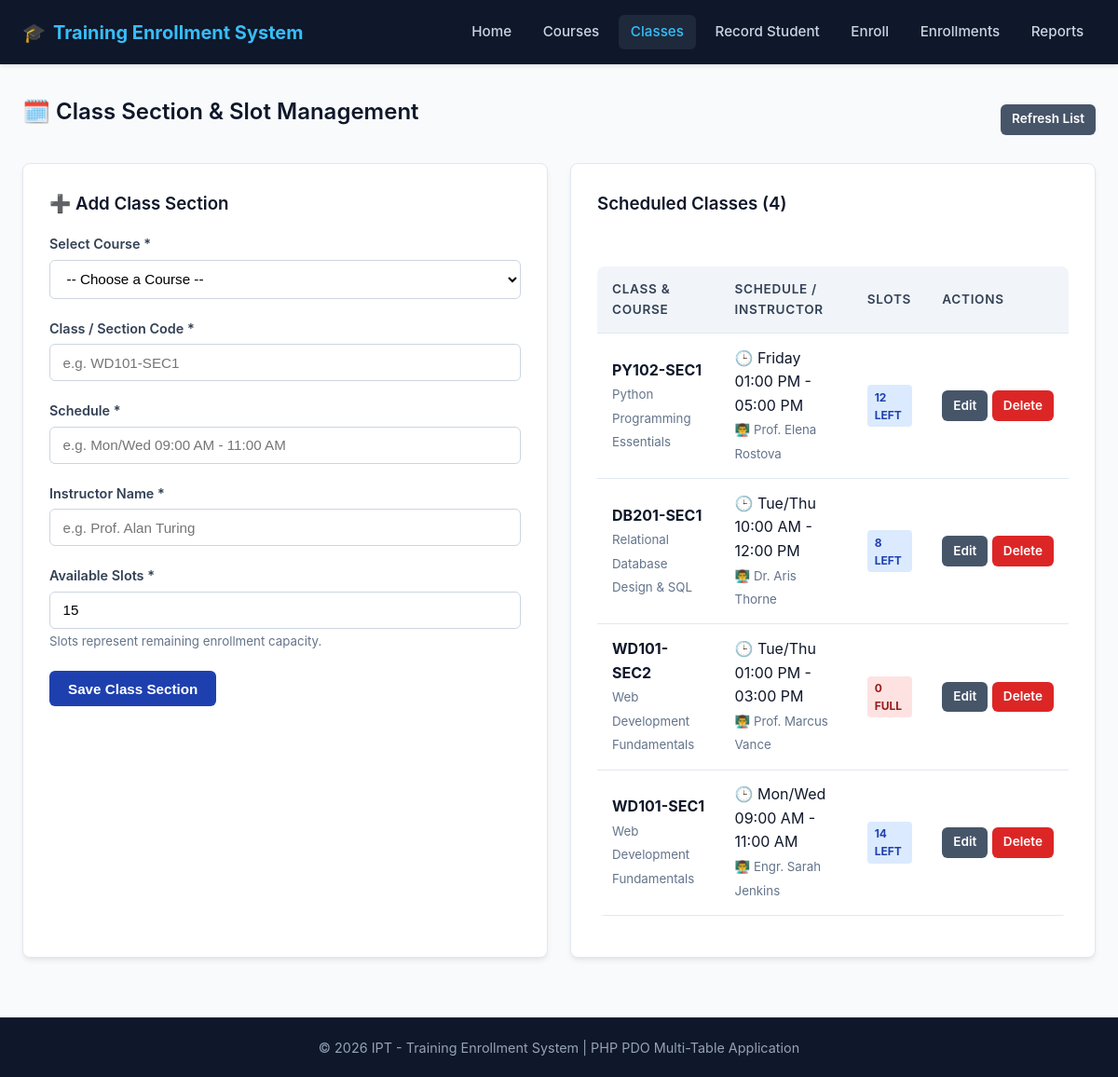
/admin/classes.php, run on the app's committed database.
### tables this page shows
CREATE TABLE `classes` (
  `class_id` int(11) NOT NULL AUTO_INCREMENT,
  `course_id` int(11) NOT NULL,
  `class_code` varchar(20) NOT NULL,
  `schedule` varchar(100) DEFAULT NULL,
  `instructor` varchar(100) DEFAULT NULL,
  `slots` int(11) NOT NULL DEFAULT 0,
  PRIMARY KEY (`class_id`),
  KEY `course_id` (`course_id`),
  CONSTRAINT `classes_ibfk_1` FOREIGN KEY (`course_id`) REFERENCES `courses` (`course_id`) ON DELETE CASCADE
);

CREATE TABLE `courses` (
  `course_id` int(11) NOT NULL AUTO_INCREMENT,
  `course_code` varchar(20) NOT NULL,
  `course_name` varchar(100) NOT NULL,
  `description` text DEFAULT NULL,
  PRIMARY KEY (`course_id`),
  UNIQUE KEY `course_code` (`course_code`)
);

### classes/ClassSection.php (called while the page is built, shortened)
<?php
class ClassSection {
    private $db;
    public function __construct(PDO $db) {
        $this->db = $db;
    }
    public function allWithCourse() {
        $sql = "SELECT c.*, co.course_code, co.course_name
                FROM classes c
                JOIN courses co ON c.course_id = co.course_id
                ORDER BY c.class_id DESC";
        $stmt = $this->db->query($sql);
        return $stmt->fetchAll();
    }
}

### admin/classes.php (the view, shortened to what this page needs)
<?php
require_once __DIR__ . '/../config/db.php';
require_once __DIR__ . '/../classes/ClassSection.php';
$classModel = new ClassSection($db);
$editClass = null;
$classes = $classModel->allWithCourse();
require_once __DIR__ . '/../includes/header.php';
?>
<div class="card-header">
    <h2>🗓️ Class Section & Slot Management</h2>
    <a href="admin/classes.php" class="btn btn-secondary btn-sm">Refresh List</a>
</div>
<div class="grid grid-2">
    <div class="card">
        <h3><?php echo $editClass ? '✏️ Edit Class Section' : '➕ Add Class Section'; ?></h3>
        <form method="POST" action="admin/classes.php">
            <div class="form-group">
                <label for="course_id">Select Course *</label>
                <select id="course_id" name="course_id" class="form-control" required>
                    <option value="">-- Choose a Course --</option>
                </select>
            </div>
            <div class="form-group">
                <label for="class_code">Class / Section Code *</label>
                <input type="text" id="class_code" name="class_code" class="form-control"
                       value="<?php echo htmlspecialchars($editClass['class_code'] ?? ($_POST['class_code'] ?? '')); ?>"
                       placeholder="e.g. WD101-SEC1" required>
            </div>
            <div class="form-group">
                <label for="schedule">Schedule *</label>
                <input type="text" id="schedule" name="schedule" class="form-control"
                       value="<?php echo htmlspecialchars($editClass['schedule'] ?? ($_POST['schedule'] ?? '')); ?>"
                       placeholder="e.g. Mon/Wed 09:00 AM - 11:00 AM" required>
            </div>
            <div class="form-group">
                <label for="instructor">Instructor Name *</label>
                <input type="text" id="instructor" name="instructor" class="form-control"
                       value="<?php echo htmlspecialchars($editClass['instructor'] ?? ($_POST['instructor'] ?? '')); ?>"
                       placeholder="e.g. Prof. Alan Turing" required>
            </div>
            <div class="form-group">
                <label for="slots">Available Slots *</label>
                <input type="number" id="slots" name="slots" min="0" class="form-control"
                       value="<?php echo htmlspecialchars($editClass['slots'] ?? ($_POST['slots'] ?? '15')); ?>" required>
                <small style="color: var(--text-muted);">Slots represent remaining enrollment capacity.</small>
            </div>
            <div style="display: flex; gap: 0.5rem;">
                <button type="submit" class="btn btn-primary">
                    <?php echo $editClass ? 'Update Class' : 'Save Class Section'; ?>
                </button>
            </div>
        </form>
    </div>
    <div class="card">
        <div class="card-header">
            <h3>Scheduled Classes (<?php echo count($classes); ?>)</h3>
        </div>
        <div class="table-responsive">
            <table>
                <thead>
                    <tr>
                        <th>Class & Course</th>
                        <th>Schedule / Instructor</th>
                        <th>Slots</th>
                        <th>Actions</th>
                    </tr>
                </thead>
                <tbody>
                    <?php if (empty($classes)): ?>
                        <tr><td colspan="4" style="text-align: center; color: var(--text-muted);">No class sections scheduled.</td></tr>
                    <?php else: ?>
                        <?php foreach ($classes as $cl): ?>
                            <tr>
                                <td>
                                    <strong><?php echo htmlspecialchars($cl['class_code']); ?></strong><br>
                                    <small style="color: var(--text-muted);"><?php echo htmlspecialchars($cl['course_name']); ?></small>
                                </td>
                                <td>
                                    <div>🕒 <?php echo htmlspecialchars($cl['schedule']); ?></div>
                                    <small style="color: var(--text-muted);">👨‍🏫 <?php echo htmlspecialchars($cl['instructor']); ?></small>
                                </td>
                                <td>
                                    <?php if ($cl['slots'] > 0): ?>
                                        <span class="badge badge-slot slot-available"><?php echo (int)$cl['slots']; ?> left</span>
                                    <?php else: ?>
                                        <span class="badge badge-slot slot-zero">0 Full</span>
                                    <?php endif; ?>
                                </td>
                                <td style="white-space: nowrap;">
                                    <a href="admin/classes.php?edit=<?php echo (int)$cl['class_id']; ?>" class="btn btn-sm btn-secondary">Edit</a>
                                    <a href="admin/classes.php?action=delete&id=<?php echo (int)$cl['class_id']; ?>"
                                       class="btn btn-sm btn-danger"
                                       onclick="return confirm('Are you sure you want to delete class <?php echo htmlspecialchars($cl['class_code']); ?>?');">Delete</a>
                                </td>
                            </tr>
                        <?php endforeach; ?>
                    <?php endif; ?>
                </tbody>
            </table>
        </div>
    </div>
</div>
<?php require_once __DIR__ . '/../includes/footer.php'; ?>

### includes/header.php (shortened to what this page needs)
<?php
$current_page = basename($_SERVER['PHP_SELF']);
?>
<!DOCTYPE html>
<html lang="en">
<head>
    <link rel="stylesheet" href="css/style.css">
</head>
<body>
<header>
    <div class="nav-container">
        <a href="index.php" class="brand">
            🎓 <span>Training Enrollment System</span>
        </a>
        <nav>
            <a href="index.php" class="<?php echo ($current_page == 'index.php') ? 'active' : ''; ?>">Home</a>
            <a href="admin/courses.php" class="<?php echo ($current_page == 'courses.php') ? 'active' : ''; ?>">Courses</a>
            <a href="admin/classes.php" class="<?php echo ($current_page == 'classes.php') ? 'active' : ''; ?>">Classes</a>
            <a href="admin/students.php" class="<?php echo ($current_page == 'students.php') ? 'active' : ''; ?>">Record Student</a>
            <a href="admin/enroll.php" class="<?php echo ($current_page == 'enroll.php') ? 'active' : ''; ?>">Enroll</a>
            <a href="admin/enrollments.php" class="<?php echo ($current_page == 'enrollments.php') ? 'active' : ''; ?>">Enrollments</a>
            <a href="admin/reports.php" class="<?php echo ($current_page == 'reports.php') ? 'active' : ''; ?>">Reports</a>
        </nav>
    </div>
</header>
<main>

### includes/footer.php
</main>
<footer>
    &copy; <?php echo date('Y'); ?> IPT - Training Enrollment System | PHP PDO Multi-Table Application
</footer>
</body>
</html>

### css/style.css (style rules this page uses)
:root { --primary: #1e40af; --primary-hover: #1d4ed8; --primary-light: #eff6ff; --secondary: #475569; --success: #059669; --success-bg: #ecfdf5; --danger: #dc2626; --danger-bg: #fef2f2; --warning: #d97706; --warning-bg: #fffbeb; --info: #0284c7; --bg-main: #f8fafc; --bg-card: #ffffff; --text-main: #0f172a; --text-muted: #64748b; --border-color: #e2e8f0; --radius: 8px; --shadow: 0 4px 6px -1px rgba(0, 0, 0, 0.07), 0 2px 4px -2px rgba(0, 0, 0, 0.05); }
* { box-sizing: border-box; margin: 0; padding: 0; }
body { font-family: -apple-system, BlinkMacSystemFont, "Segoe UI", Roboto, Oxygen, Ubuntu, Cantarell, "Helvetica Neue", sans-serif; background-color: var(--bg-main); color: var(--text-main); line-height: 1.6; display: flex; flex-direction: column; min-height: 100vh; }
header { background: #0f172a; color: #ffffff; padding: 0; box-shadow: 0 2px 4px rgba(0, 0, 0, 0.1); }
.nav-container { max-width: 1200px; margin: 0 auto; display: flex; justify-content: space-between; align-items: center; padding: 1rem 1.5rem; }
.brand { font-size: 1.25rem; font-weight: 700; color: #ffffff; text-decoration: none; display: flex; align-items: center; gap: 0.5rem; }
.brand span { color: #38bdf8; }
nav { display: flex; gap: 0.5rem; flex-wrap: wrap; align-items: center; }
nav a { color: #cbd5e1; text-decoration: none; padding: 0.4rem 0.8rem; border-radius: 6px; font-size: 0.95rem; font-weight: 500; transition: all 0.2s ease; }
nav a:hover, nav a.active { background-color: #1e293b; color: #38bdf8; }
main { flex: 1; max-width: 1200px; width: 100%; margin: 2rem auto; padding: 0 1.5rem; }
footer { background: #0f172a; color: #94a3b8; text-align: center; padding: 1.25rem; font-size: 0.9rem; margin-top: auto; border-top: 1px solid #1e293b; }
h1, h2, h3, h4 { color: #0f172a; margin-bottom: 1rem; font-weight: 600; }
.card { background: var(--bg-card); border-radius: var(--radius); padding: 1.75rem; box-shadow: var(--shadow); border: 1px solid var(--border-color); margin-bottom: 2rem; }
.card-header { display: flex; justify-content: space-between; align-items: center; margin-bottom: 1.25rem; }
.grid { display: grid; gap: 1.5rem; }
.grid-2 { grid-template-columns: repeat(auto-fit, minmax(320px, 1fr)); }
.form-group { margin-bottom: 1.25rem; }
.form-group label { display: block; margin-bottom: 0.35rem; font-weight: 600; font-size: 0.9rem; color: #334155; }
.form-control { width: 100%; padding: 0.65rem 0.85rem; font-size: 0.95rem; border: 1px solid #cbd5e1; border-radius: 6px; background-color: #ffffff; transition: border-color 0.2s, box-shadow 0.2s; }
.btn { display: inline-block; padding: 0.65rem 1.25rem; font-size: 0.95rem; font-weight: 600; text-align: center; border-radius: 6px; border: none; cursor: pointer; text-decoration: none; transition: background-color 0.2s, transform 0.1s; }
.btn-primary { background-color: var(--primary); color: #ffffff; }
.btn-secondary { background-color: var(--secondary); color: #ffffff; }
.btn-danger { background-color: var(--danger); color: #ffffff; }
.btn-sm { padding: 0.35rem 0.75rem; font-size: 0.85rem; }
.table-responsive { width: 100%; overflow-x: auto; }
table { width: 100%; border-collapse: collapse; margin: 1rem 0; background: var(--bg-card); border-radius: var(--radius); overflow: hidden; }
th, td { padding: 0.85rem 1rem; text-align: left; border-bottom: 1px solid var(--border-color); }
th { background-color: #f1f5f9; color: #334155; font-weight: 600; font-size: 0.85rem; text-transform: uppercase; letter-spacing: 0.05em; }
.badge { display: inline-block; padding: 0.25rem 0.6rem; font-size: 0.75rem; font-weight: 600; border-radius: 9999px; text-transform: uppercase; }
.badge-slot { font-weight: 700; padding: 0.2rem 0.5rem; border-radius: 4px; }
.slot-available { background-color: #dbeafe; color: #1e40af; }
.slot-zero { background-color: #fee2e2; color: #991b1b; }

### data on the page
classes: class_code "PY102-SEC1", course.course_name "Python Programming Essentials", schedule "Friday 01:00 PM - 05:00 PM", instructor "Prof. Elena Rostova", slots "12"
classes: class_code "DB201-SEC1", course.course_name "Relational Database Design & SQL", schedule "Tue/Thu 10:00 AM - 12:00 PM", instructor "Dr. Aris Thorne", slots "8"
classes: class_code "WD101-SEC2", course.course_name "Web Development Fundamentals", schedule "Tue/Thu 01:00 PM - 03:00 PM", instructor "Prof. Marcus Vance", slots "0 FULL"
classes: class_code "WD101-SEC1", course.course_name "Web Development Fundamentals", schedule "Mon/Wed 09:00 AM - 11:00 AM", instructor "Engr. Sarah Jenkins", slots "14"

### other printed values
count($classes) "4"
